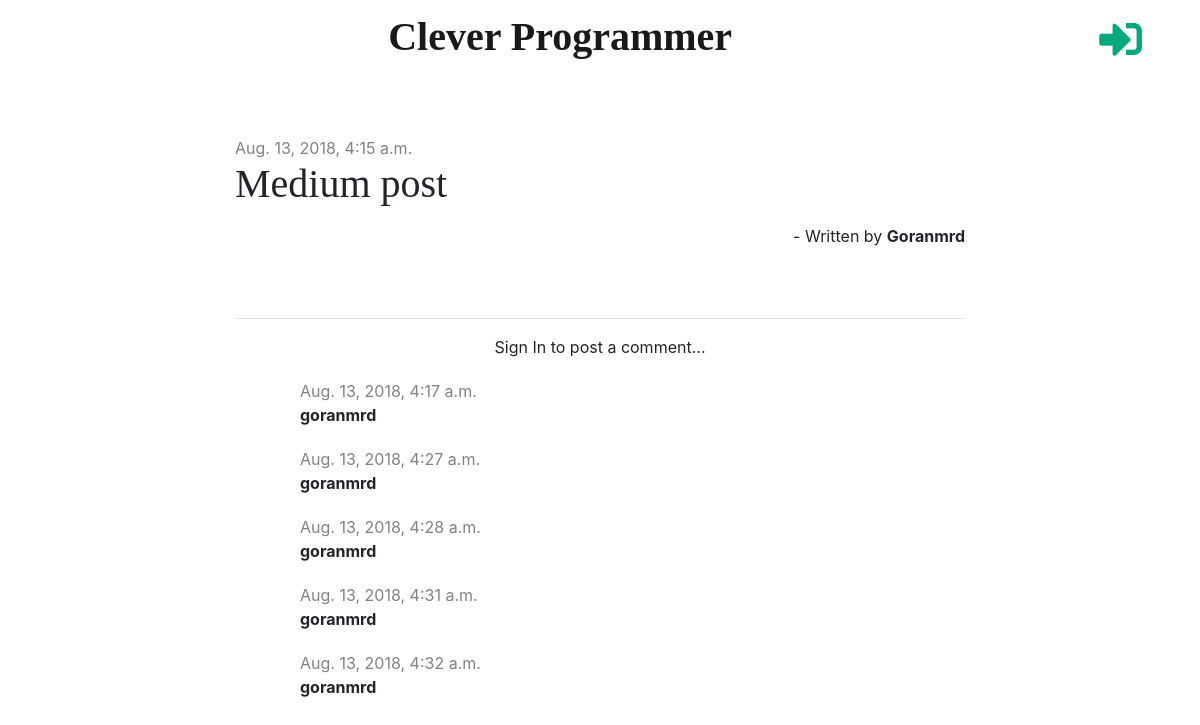
Screenshot of /post/11/ with the database file from the repository.
### blog/models.py (models this page shows, shortened)
class Post(models.Model):
    author = models.ForeignKey('auth.User', on_delete=models.CASCADE)
    title = models.CharField(max_length=200)
    text = models.TextField()
    created_date = models.DateTimeField(default=timezone.now)
    published_date = models.DateTimeField(blank=True, null=True)

class Comment(models.Model):
    post = models.ForeignKey('blog.Post', on_delete=models.CASCADE, related_name='comments')
    author = models.CharField(max_length=200)
    text = models.TextField()
    created_date = models.DateTimeField(default=timezone.now)
    approved = models.BooleanField(default=False)

### blog/views.py (the view)
# urls.py: path('post/<int:pk>/', views.post_detail, name='post_detail'),
def post_detail(request, pk):
    post = get_object_or_404(Post, pk=pk)
    form = CommentForm()
    stuff_for_frontend = {'post': post, 'form':form}
    return render(request, 'blog/post_detail.html', stuff_for_frontend)

### blog/templatetags/markdownify.py (called while the page is built)
@register.filter
def markdown(value):
    renderer = HighlightRenderer()
    markdown = mistune.Markdown(renderer=renderer)
    return markdown(value)

### blog/templates/blog/post_detail.html (shortened to what this page needs)
{% extends 'blog/base.html' %}
{% load markdownify %}
{% block content %}
    <div class="post">
        {% if post.published_date %}
            <div class="date">
                {{ post.published_date }}
            </div>
        {% else %}
            <a href="{% url 'post_publish' pk=post.pk %}" class="btn btn-primary">Publish</a>
        {% endif %}
        <h1>{{ post.title }}</h1>
		<p class="text-right">- Written by <strong>{{ post.author | title }}</strong></p>
    </div>
    <hr>
	{% if user.is_authenticated %}
		<div class="row bg-light py-3 mx-auto mb-3">
			<div class='col-md-12'>
				<form action="{% url 'add_comment_to_post' pk=post.pk %}" class="post-form-blog" method="post">
					{% csrf_token %}
					{{ form.as_p }}
					<small><strong>- You can use markdown in comments too...</strong></small> <button type="submit" class="btn btn-primary" onclick="focusOn()">Post</button>
				</form>
			</div>
		</div>
		{% else %}
			<p class="text-center">Sign In to post a comment...</p>
        {% endif %}
		{% for comment in post.comments.all %}
			<div class="comment mx-auto">
                {% if not comment.approved and request.user == post.author %}
					<div class="date">
						{{ comment.created_date }}
					</div>
					<strong>{{ comment.author }}</strong>
					<a href="{% url 'comment_approve' pk=comment.pk %}"><i class="fas fa-check"></i></a>
					<a href="{% url 'comment_remove' pk=comment.pk %}"><i class="fas fa-trash-alt"></i></a>
					<p>{{ comment.text | markdown | safe | linebreaksbr }}</p>
				</div>
				{% elif request.user != post.author and not comment.approved %}
					{% if request.user|striptags == comment.author|striptags %}
					<div class="waiting-approval">
						<p>Comment is waiting approval ...</p>
						<div class="date">
								{{ comment.created_date }}
							</div>
							<strong>{{ comment.author }}</strong>
							<p>{{ comment.text | markdown | safe | linebreaksbr }}</p>
						</div>
					</div>
					{% endif %}
				{% elif comment.approved %}
					<div class="date">
							{{ comment.created_date }}
						</div>
						<strong>{{ comment.author }}</strong>
					</div>
				{% elif empty %}
					<p>No comments yet...</p>
				{% endif %}
		{% endfor %}
{% endblock %}

### blog/static/css/blog.css (style rules this page uses)
h1, h2, h3, h4 { font-family: 'Tangerine', 'Inconsolata', 'Droid Sans', serif; }
.date { color: #828282; }
.post { margin-bottom: 70px; }
.comment { margin: 20px 0px 20px 20px; max-width: 600px; }

### rows the page displays
Post: published_date "Aug. 13, 2018, 4:15 a.m.", title "Medium post", author "Goranmrd"
Comment: created_date "Aug. 13, 2018, 4:17 a.m.", author "goranmrd"
Comment: created_date "Aug. 13, 2018, 4:27 a.m.", author "goranmrd"
Comment: created_date "Aug. 13, 2018, 4:28 a.m.", author "goranmrd"
Comment: created_date "Aug. 13, 2018, 4:31 a.m.", author "goranmrd"
Comment: created_date "Aug. 13, 2018, 4:32 a.m.", author "goranmrd"
